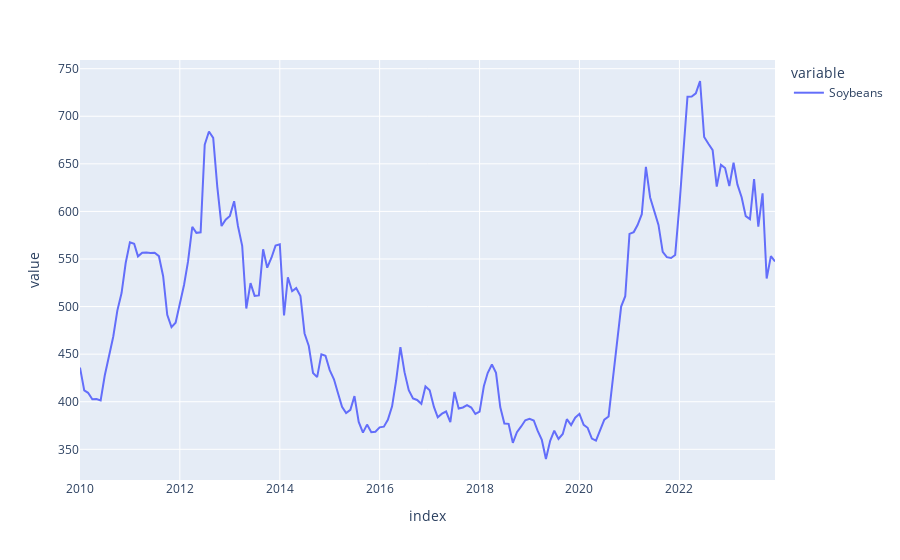

Here is the notebook cell this chart was saved with:
### Code cell
px.line(df[["Soybeans"]])

### Figure 1 — Plotly figure (JSON) as saved in the notebook; plotly's stock layout.template omitted (floating-point values rounded to 4 significant figures; data arrays with more than 128 entries replaced by an {"elided": "..."} marker saying what was removed)
{"data": [{"hovertemplate": "variable=Soybeans<br>index=%{x}<br>value=%{y}<extra></extra>", "legendgroup": "Soybeans", "line": {"color": "#636efa", "dash": "solid"}, "marker": {"symbol": "circle"}, "mode": "lines", "name": "Soybeans", "orientation": "v", "showlegend": true, "type": "scatter", "x": {"elided": "168 str values"}, "xaxis": "x", "y": {"elided": "168 float values"}, "yaxis": "y"}], "layout": {"legend": {"title": {"text": "variable"}, "tracegroupgap": 0}, "margin": {"t": 60}, "xaxis": {"anchor": "y", "domain": [0, 1], "title": {"text": "index"}}, "yaxis": {"anchor": "x", "domain": [0, 1], "title": {"text": "value"}}}}
